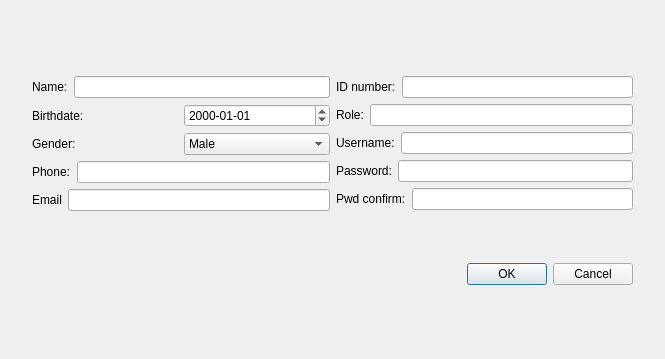
<?xml version="1.0" encoding="UTF-8"?>
<ui version="4.0">
 <class>RegisterDialog</class>
 <widget class="QDialog" name="RegisterDialog">
  <property name="geometry">
   <rect>
    <x>0</x>
    <y>0</y>
    <width>665</width>
    <height>359</height>
   </rect>
  </property>
  <property name="windowTitle">
   <string>Dialog</string>
  </property>
  <widget class="QWidget" name="">
   <property name="geometry">
    <rect>
     <x>32</x>
     <y>30</y>
     <width>601</width>
     <height>301</height>
    </rect>
   </property>
   <layout class="QVBoxLayout" name="verticalLayout_3">
    <item>
     <layout class="QHBoxLayout" name="horizontalLayout_9">
      <item>
       <layout class="QVBoxLayout" name="verticalLayout">
        <item>
         <layout class="QHBoxLayout" name="horizontalLayout">
          <item>
           <widget class="QLabel" name="label">
            <property name="text">
             <string>Name:</string>
            </property>
            <property name="buddy">
             <cstring>dentistNameLineEdit</cstring>
            </property>
           </widget>
          </item>
          <item>
           <widget class="QLineEdit" name="dentistNameLineEdit"/>
          </item>
         </layout>
        </item>
        <item>
         <layout class="QHBoxLayout" name="horizontalLayout_2">
          <item>
           <widget class="QLabel" name="label_2">
            <property name="text">
             <string>Birthdate:</string>
            </property>
            <property name="buddy">
             <cstring>dentistBirthdateEdit</cstring>
            </property>
           </widget>
          </item>
          <item>
           <widget class="QDateEdit" name="dentistBirthdateEdit">
            <property name="dateTime">
             <datetime>
              <hour>0</hour>
              <minute>0</minute>
              <second>0</second>
              <year>2000</year>
              <month>1</month>
              <day>1</day>
             </datetime>
            </property>
            <property name="displayFormat">
             <string>yyyy-MM-dd</string>
            </property>
           </widget>
          </item>
         </layout>
        </item>
        <item>
         <layout class="QHBoxLayout" name="horizontalLayout_3">
          <item>
           <widget class="QLabel" name="label_3">
            <property name="text">
             <string>Gender:</string>
            </property>
            <property name="buddy">
             <cstring>dentistGenderComboBox</cstring>
            </property>
           </widget>
          </item>
          <item>
           <widget class="QComboBox" name="dentistGenderComboBox">
            <item>
             <property name="text">
              <string>Male</string>
             </property>
            </item>
            <item>
             <property name="text">
              <string>Female</string>
             </property>
            </item>
            <item>
             <property name="text">
              <string>other</string>
             </property>
            </item>
           </widget>
          </item>
         </layout>
        </item>
        <item>
         <layout class="QHBoxLayout" name="horizontalLayout_10">
          <item>
           <widget class="QLabel" name="label_9">
            <property name="text">
             <string>Phone:</string>
            </property>
            <property name="buddy">
             <cstring>dentistPhoneLineEdit_2</cstring>
            </property>
           </widget>
          </item>
          <item>
           <widget class="QLineEdit" name="dentistPhoneLineEdit_2"/>
          </item>
         </layout>
        </item>
        <item>
         <layout class="QHBoxLayout" name="horizontalLayout_4">
          <item>
           <widget class="QLabel" name="label_4">
            <property name="text">
             <string>Email</string>
            </property>
            <property name="buddy">
             <cstring>dentistEmailLineEdit</cstring>
            </property>
           </widget>
          </item>
          <item>
           <widget class="QLineEdit" name="dentistEmailLineEdit"/>
          </item>
         </layout>
        </item>
       </layout>
      </item>
      <item>
       <layout class="QVBoxLayout" name="verticalLayout_2">
        <item>
         <layout class="QHBoxLayout" name="horizontalLayout_11">
          <item>
           <widget class="QLabel" name="label_10">
            <property name="text">
             <string>ID number:</string>
            </property>
            <property name="buddy">
             <cstring>dentistIdLineEdit</cstring>
            </property>
           </widget>
          </item>
          <item>
           <widget class="QLineEdit" name="dentistIdLineEdit"/>
          </item>
         </layout>
        </item>
        <item>
         <layout class="QHBoxLayout" name="horizontalLayout_5">
          <item>
           <widget class="QLabel" name="label_5">
            <property name="text">
             <string>Role:</string>
            </property>
            <property name="buddy">
             <cstring>dentistRoleLineEdit</cstring>
            </property>
           </widget>
          </item>
          <item>
           <widget class="QLineEdit" name="dentistRoleLineEdit"/>
          </item>
         </layout>
        </item>
        <item>
         <layout class="QHBoxLayout" name="horizontalLayout_6">
          <item>
           <widget class="QLabel" name="label_6">
            <property name="text">
             <string>Username:</string>
            </property>
            <property name="buddy">
             <cstring>dentistUsernameLineEdit</cstring>
            </property>
           </widget>
          </item>
          <item>
           <widget class="QLineEdit" name="dentistUsernameLineEdit"/>
          </item>
         </layout>
        </item>
        <item>
         <layout class="QHBoxLayout" name="horizontalLayout_7">
          <item>
           <widget class="QLabel" name="label_7">
            <property name="text">
             <string>Password:</string>
            </property>
            <property name="buddy">
             <cstring>dentistPasswordLineEdit</cstring>
            </property>
           </widget>
          </item>
          <item>
           <widget class="QLineEdit" name="dentistPasswordLineEdit"/>
          </item>
         </layout>
        </item>
        <item>
         <layout class="QHBoxLayout" name="horizontalLayout_8">
          <item>
           <widget class="QLabel" name="label_8">
            <property name="text">
             <string>Pwd confirm:</string>
            </property>
            <property name="buddy">
             <cstring>dentistPasswordLineEdit_2</cstring>
            </property>
           </widget>
          </item>
          <item>
           <widget class="QLineEdit" name="dentistPasswordLineEdit_2"/>
          </item>
         </layout>
        </item>
       </layout>
      </item>
     </layout>
    </item>
    <item>
     <widget class="QDialogButtonBox" name="buttonBox">
      <property name="orientation">
       <enum>Qt::Horizontal</enum>
      </property>
      <property name="standardButtons">
       <set>QDialogButtonBox::Cancel|QDialogButtonBox::Ok</set>
      </property>
     </widget>
    </item>
   </layout>
  </widget>
 </widget>
 <tabstops>
  <tabstop>dentistNameLineEdit</tabstop>
  <tabstop>dentistBirthdateEdit</tabstop>
  <tabstop>dentistGenderComboBox</tabstop>
  <tabstop>dentistPhoneLineEdit_2</tabstop>
  <tabstop>dentistEmailLineEdit</tabstop>
  <tabstop>dentistIdLineEdit</tabstop>
  <tabstop>dentistRoleLineEdit</tabstop>
  <tabstop>dentistUsernameLineEdit</tabstop>
  <tabstop>dentistPasswordLineEdit</tabstop>
  <tabstop>dentistPasswordLineEdit_2</tabstop>
 </tabstops>
 <resources/>
 <connections>
  <connection>
   <sender>buttonBox</sender>
   <signal>accepted()</signal>
   <receiver>RegisterDialog</receiver>
   <slot>accept()</slot>
   <hints>
    <hint type="sourcelabel">
     <x>251</x>
     <y>318</y>
    </hint>
    <hint type="destinationlabel">
     <x>157</x>
     <y>274</y>
    </hint>
   </hints>
  </connection>
  <connection>
   <sender>buttonBox</sender>
   <signal>rejected()</signal>
   <receiver>RegisterDialog</receiver>
   <slot>reject()</slot>
   <hints>
    <hint type="sourcelabel">
     <x>319</x>
     <y>324</y>
    </hint>
    <hint type="destinationlabel">
     <x>286</x>
     <y>274</y>
    </hint>
   </hints>
  </connection>
 </connections>
</ui>
